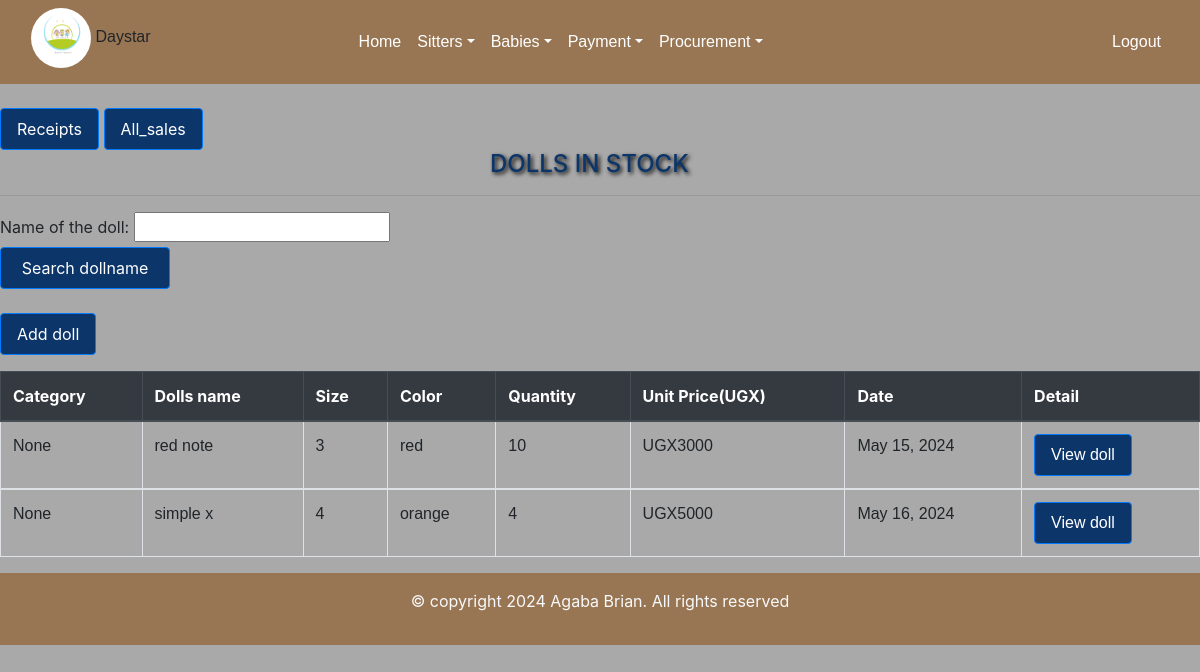
Page /doll/ (signed in) on the committed database.
### day/models.py (models this page shows, shortened)
class Doll(models.Model):
    c_doll=models.ForeignKey(Category_doll, on_delete=models.CASCADE,null=True, blank=True)
    name_of_the_doll =models.CharField(max_length=200,null=True, blank=True)
    quantity=models.IntegerField(default=0)
    color=models.CharField(max_length=200, null=True,blank=True)
    size=models.CharField(max_length=200,null=True,blank=True)
    issued_quantity=models.IntegerField(default=0,blank=True,null=True)
    received_quantity=models.IntegerField(default=0,null=True,blank=True)
    Unit_price=models.IntegerField(default=0,null=True, blank=True)
    date=models.DateField(default=timezone.now)

### day/views.py (the view)
# urls.py: path('doll/',views.doll,name='doll'),
@login_required
def doll(request):
    dolls=Doll.objects.all().order_by('id')
    doll_filters=DollFilter(request.GET,queryset=dolls)
    dolls=doll_filters.qs
    return render(request,'doll.html',{'dolls':dolls,'doll_filters':doll_filters})

### day/templates/doll.html (shortened to what this page needs)
{% extends 'base.html' %}
{% load static %}
{% block content %}
<br>
    <a  href="{% url 'receipt' %}" class="hover_button" ><input type="submit" value="Receipts" class="btn btn-primary " placeholder="Receipts"/></a>
    <a href="{% url 'all_sales' %}"  class="hover-button"><input type= "submit" value="All_sales" class="btn btn-primary" type="button"/></a>
<div class="table-container">
        <h4 >DOLLS IN  STOCK</h4><hr>
        <form action="" method="GET"style="margin-right:450px;">
            {{doll_filters.form}}
            <input type="submit" value="Search dollname" class="btn btn-primary" style="width:170px"/>
            </form>
<br>
        <a href="/dolladd" class="btn btn-primary mb-3">Add doll</a>
</div>
<table class="table table-bordered">
    <thead class="thead-dark table-bordered">
        <tr>
            <th scope="col" class="project-h1">Category</th>
            <th scope="col" class="project-h1">Dolls name</th>
            <th scope="col" class="project-h1">Size</th>
            <th scope="col" class="project-h1">Color</th>
            <th scope="col" class="project-h1">Quantity</th>
            <th scope="col" class="project-h1">Unit Price(UGX)</th>
            <th scope="col" class="project-h1">Date</th>
            <th scope="col" class="project-h1">Detail</th>
        </tr>
    </thead>
    {% for dolls in dolls %}
    <tbody>
        <tr style="font-family: sans-serif;">
            <td>{{dolls.c_doll}}</td>
            <td>{{dolls.name_of_the_doll}}</td>
            <td>{{dolls.size}}</td>
            <td>{{dolls.color}}</td>
            <td>{{dolls.quantity}}</td>
            <td>UGX{{dolls.Unit_price}}</td>
            <td>{{dolls.date}}</td>
            <div>
            <td >
                <a href="{% url 'dollscorner' doll_id=dolls.id %}" class="btn btn-primary">View doll</a>
            </td>
        </div>
        </tr>
    </tbody>
    {% endfor %}
</table>
{% endblock %}

### day/templates/doll.html (style rules this page uses)
h4 { color:#0C356A; text-shadow: 2px 2px 4px #000000; margin-left: 490px; }
body { background-color: darkgray }
.btn-primary { background-color: #094f9f; }
.btn { background-color: #0c356a; color: white; transition: background-color 0.7s; text-decoration: none; padding: 8px 16px; border-radius: 4px; }

### rows in the picture
Doll: c_doll "None", name_of_the_doll "red note", size "3", color "red", quantity "10", Unit_price "3000", date "May 15, 2024"
Doll: c_doll "None", name_of_the_doll "simple x", size "4", color "orange", quantity "4", Unit_price "5000", date "May 16, 2024"
